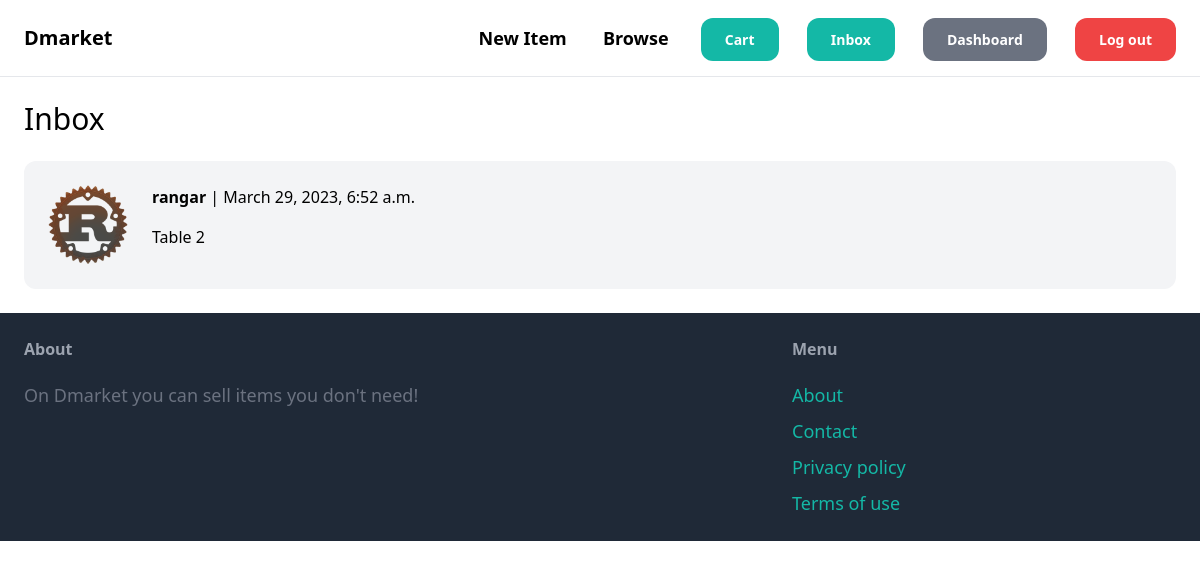
/inbox/ (signed in), run on an earlier commit of the app's database.
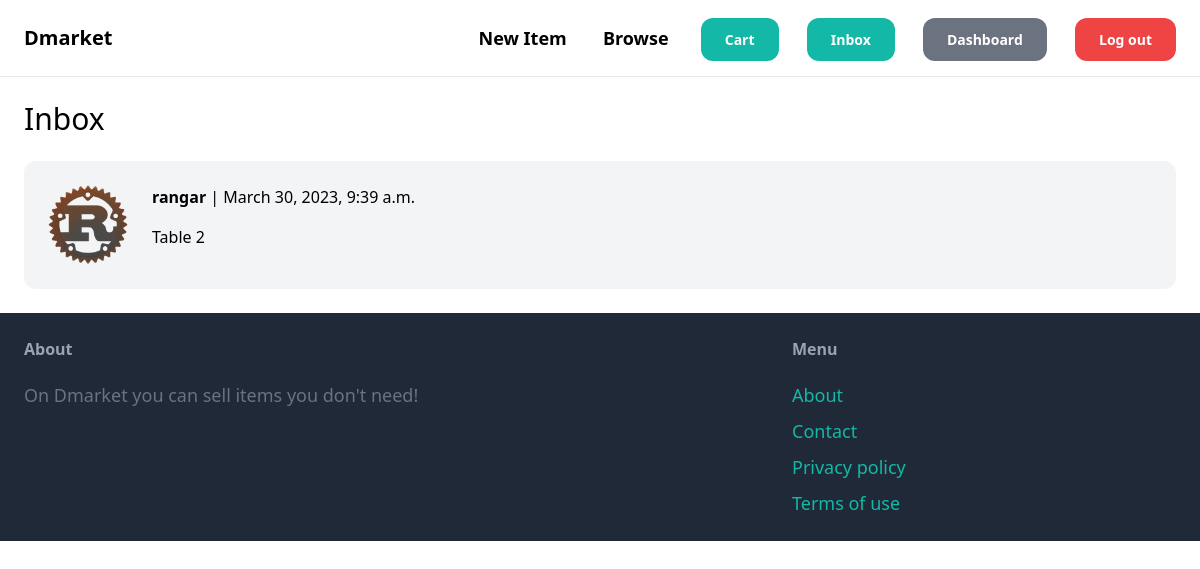
And on a later commit of the database.
### conversation/models.py (models this page shows)
class Conversation(models.Model):
    item = models.ForeignKey(Item, related_name='conversations', on_delete=models.CASCADE)
    members = models.ManyToManyField(User, related_name='conversations')
    created_at = models.DateTimeField(auto_now_add=True)
    modified_at = models.DateTimeField(auto_now=True)
    class Meta:
        ordering = ('-modified_at',)

### item/models.py (models this page shows, shortened)
class Item(models.Model):
    category = models.ForeignKey(Category , related_name='items', on_delete=models.CASCADE)
    name = models.CharField(max_length=255)
    description = models.TextField(blank=True, null=True)
    price = models.FloatField()
    image = models.ImageField(upload_to='item_images', blank=True, null=True)
    is_sold = models.BooleanField(default=False)
    created_by = models.ForeignKey(User, related_name='items', on_delete=models.CASCADE)
    created_at = models.DateTimeField(auto_now_add=True)
    wishlist = models.ManyToManyField(User, related_name="wishlist")

### conversation/views.py (the view)
# urls.py: path('', views.inbox, name='inbox'),
@login_required
def inbox(request):
    conversations = Conversation.objects.filter(members__in=[request.user.id])
    return render(request, 'conversation/inbox.html', {
        'conversations': conversations
    })

### conversation/templates/conversation/inbox.html (shortened to what this page needs)
{% extends 'core/base.html' %}
{% block content %}
    <h1 class="mb-6 text-3xl">Inbox</h1>
    <div class="space-y-6">
        {% for conversation in conversations %}
            <a href="{% url 'conversation:detail' conversation.id %}">
                <div class="p-6 flex bg-gray-100 rounded-xl">
                    <div class="pr-6">
                        <img src="{{ conversation.item.image.url }}" class="h-20 rounded-xl">
                    </div>
                    <div>
                        {% for member in conversation.members.all %}
                            {% if member != request.user %}
                                <p class="mb-4"><strong>{{ member.username }}</strong> | {{ conversation.modified_at }}</p>
                                <p>{{ conversation.item.name }}</p>
                            {% endif %}
                        {% endfor %}
                    </div>
                </div>
            </a>
        {% endfor %}
    </div>
{% endblock %}

What changed in the data, as far as the page shows it:
changed Conversation "Table 2": modified_at "March 29, 2023, 6:52 a.m." → "March 30, 2023, 9:39 a.m."
